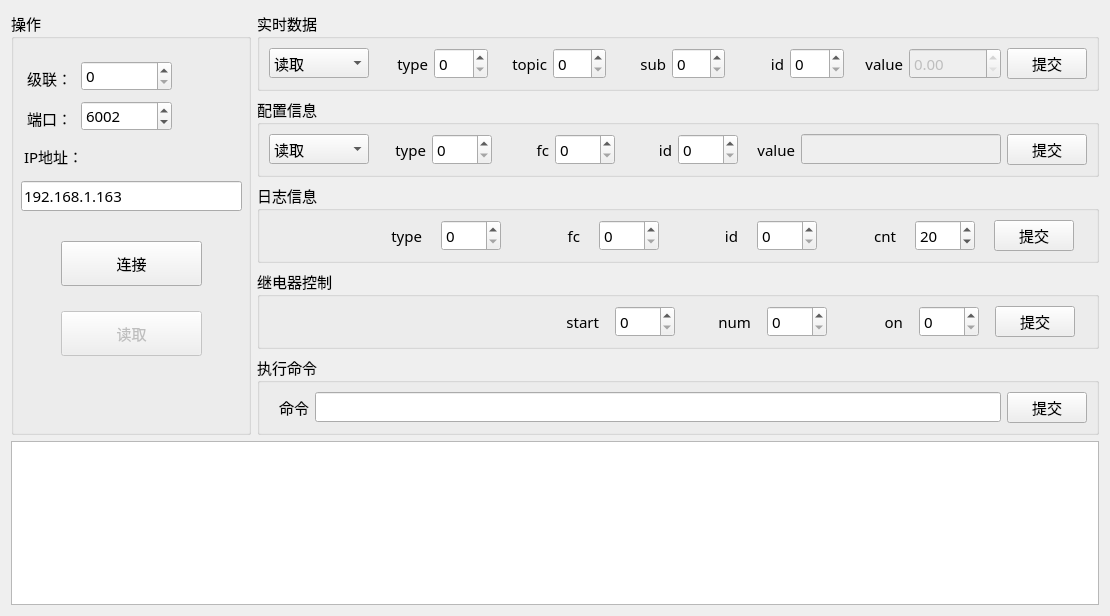
<?xml version="1.0" encoding="UTF-8"?>
<ui version="4.0">
 <class>Home_MainWid</class>
 <widget class="QWidget" name="Home_MainWid">
  <property name="geometry">
   <rect>
    <x>0</x>
    <y>0</y>
    <width>1110</width>
    <height>616</height>
   </rect>
  </property>
  <property name="font">
   <font>
    <family>微软雅黑</family>
    <pointsize>11</pointsize>
   </font>
  </property>
  <property name="windowTitle">
   <string>Form</string>
  </property>
  <layout class="QGridLayout" name="gridLayout">
   <item row="0" column="0" rowspan="5">
    <widget class="QGroupBox" name="groupBox_7">
     <property name="minimumSize">
      <size>
       <width>240</width>
       <height>0</height>
      </size>
     </property>
     <property name="maximumSize">
      <size>
       <width>260</width>
       <height>16777215</height>
      </size>
     </property>
     <property name="title">
      <string>操作</string>
     </property>
     <widget class="QSpinBox" name="addrSpinBox">
      <property name="geometry">
       <rect>
        <x>70</x>
        <y>50</y>
        <width>91</width>
        <height>30</height>
       </rect>
      </property>
     </widget>
     <widget class="QLabel" name="label">
      <property name="geometry">
       <rect>
        <x>16</x>
        <y>52</y>
        <width>41</width>
        <height>30</height>
       </rect>
      </property>
      <property name="text">
       <string>级联：</string>
      </property>
      <property name="alignment">
       <set>Qt::AlignLeading|Qt::AlignLeft|Qt::AlignVCenter</set>
      </property>
     </widget>
     <widget class="QLabel" name="label_7">
      <property name="geometry">
       <rect>
        <x>13</x>
        <y>130</y>
        <width>71</width>
        <height>30</height>
       </rect>
      </property>
      <property name="text">
       <string>IP地址：</string>
      </property>
      <property name="alignment">
       <set>Qt::AlignLeading|Qt::AlignLeft|Qt::AlignVCenter</set>
      </property>
     </widget>
     <widget class="QLineEdit" name="ipEdit">
      <property name="geometry">
       <rect>
        <x>10</x>
        <y>170</y>
        <width>221</width>
        <height>30</height>
       </rect>
      </property>
      <property name="text">
       <string>192.168.1.163</string>
      </property>
     </widget>
     <widget class="QPushButton" name="connectBtn">
      <property name="geometry">
       <rect>
        <x>50</x>
        <y>230</y>
        <width>141</width>
        <height>45</height>
       </rect>
      </property>
      <property name="text">
       <string>连接</string>
      </property>
     </widget>
     <widget class="QPushButton" name="readBtn">
      <property name="enabled">
       <bool>false</bool>
      </property>
      <property name="geometry">
       <rect>
        <x>50</x>
        <y>300</y>
        <width>141</width>
        <height>45</height>
       </rect>
      </property>
      <property name="text">
       <string>读取</string>
      </property>
     </widget>
     <widget class="QSpinBox" name="portBox">
      <property name="geometry">
       <rect>
        <x>70</x>
        <y>90</y>
        <width>91</width>
        <height>30</height>
       </rect>
      </property>
      <property name="minimum">
       <number>0</number>
      </property>
      <property name="maximum">
       <number>999999</number>
      </property>
      <property name="value">
       <number>6002</number>
      </property>
     </widget>
     <widget class="QLabel" name="label_16">
      <property name="geometry">
       <rect>
        <x>16</x>
        <y>92</y>
        <width>41</width>
        <height>30</height>
       </rect>
      </property>
      <property name="text">
       <string>端口：</string>
      </property>
      <property name="alignment">
       <set>Qt::AlignLeading|Qt::AlignLeft|Qt::AlignVCenter</set>
      </property>
     </widget>
    </widget>
   </item>
   <item row="0" column="1">
    <widget class="QGroupBox" name="groupBox_1">
     <property name="title">
      <string>实时数据</string>
     </property>
     <layout class="QGridLayout" name="gridLayout_2">
      <item row="0" column="0">
       <widget class="QComboBox" name="alarmBox">
        <property name="minimumSize">
         <size>
          <width>100</width>
          <height>0</height>
         </size>
        </property>
        <property name="maximumSize">
         <size>
          <width>100</width>
          <height>16777215</height>
         </size>
        </property>
        <item>
         <property name="text">
          <string>读取</string>
         </property>
        </item>
        <item>
         <property name="text">
          <string>设置</string>
         </property>
        </item>
       </widget>
      </item>
      <item row="0" column="8">
       <widget class="QSpinBox" name="alarmIdBox">
        <property name="maximumSize">
         <size>
          <width>60</width>
          <height>16777215</height>
         </size>
        </property>
       </widget>
      </item>
      <item row="0" column="4">
       <widget class="QSpinBox" name="alrmTopicBox">
        <property name="maximumSize">
         <size>
          <width>60</width>
          <height>16777215</height>
         </size>
        </property>
       </widget>
      </item>
      <item row="0" column="5">
       <widget class="QLabel" name="label_4">
        <property name="maximumSize">
         <size>
          <width>60</width>
          <height>16777215</height>
         </size>
        </property>
        <property name="text">
         <string>sub</string>
        </property>
        <property name="alignment">
         <set>Qt::AlignRight|Qt::AlignTrailing|Qt::AlignVCenter</set>
        </property>
       </widget>
      </item>
      <item row="0" column="7">
       <widget class="QLabel" name="label_5">
        <property name="maximumSize">
         <size>
          <width>60</width>
          <height>16777215</height>
         </size>
        </property>
        <property name="text">
         <string>id</string>
        </property>
        <property name="alignment">
         <set>Qt::AlignRight|Qt::AlignTrailing|Qt::AlignVCenter</set>
        </property>
       </widget>
      </item>
      <item row="0" column="9">
       <widget class="QLabel" name="label_6">
        <property name="maximumSize">
         <size>
          <width>60</width>
          <height>16777215</height>
         </size>
        </property>
        <property name="text">
         <string>value</string>
        </property>
        <property name="alignment">
         <set>Qt::AlignRight|Qt::AlignTrailing|Qt::AlignVCenter</set>
        </property>
       </widget>
      </item>
      <item row="0" column="11">
       <widget class="QPushButton" name="alrmBtn">
        <property name="maximumSize">
         <size>
          <width>80</width>
          <height>16777215</height>
         </size>
        </property>
        <property name="text">
         <string>提交</string>
        </property>
       </widget>
      </item>
      <item row="0" column="10">
       <widget class="QDoubleSpinBox" name="alarmValueBox">
        <property name="enabled">
         <bool>false</bool>
        </property>
        <property name="maximum">
         <double>99999.990000000005239</double>
        </property>
       </widget>
      </item>
      <item row="0" column="6">
       <widget class="QSpinBox" name="alarmSubBox">
        <property name="maximumSize">
         <size>
          <width>60</width>
          <height>16777215</height>
         </size>
        </property>
       </widget>
      </item>
      <item row="0" column="1">
       <widget class="QLabel" name="label_2">
        <property name="maximumSize">
         <size>
          <width>60</width>
          <height>16777215</height>
         </size>
        </property>
        <property name="text">
         <string>type</string>
        </property>
        <property name="alignment">
         <set>Qt::AlignRight|Qt::AlignTrailing|Qt::AlignVCenter</set>
        </property>
       </widget>
      </item>
      <item row="0" column="2">
       <widget class="QSpinBox" name="alarmTypeBox">
        <property name="maximumSize">
         <size>
          <width>60</width>
          <height>16777215</height>
         </size>
        </property>
       </widget>
      </item>
      <item row="0" column="3">
       <widget class="QLabel" name="label_3">
        <property name="maximumSize">
         <size>
          <width>60</width>
          <height>16777215</height>
         </size>
        </property>
        <property name="text">
         <string>topic</string>
        </property>
        <property name="alignment">
         <set>Qt::AlignRight|Qt::AlignTrailing|Qt::AlignVCenter</set>
        </property>
       </widget>
      </item>
     </layout>
    </widget>
   </item>
   <item row="1" column="1">
    <widget class="QGroupBox" name="groupBox_2">
     <property name="title">
      <string>配置信息</string>
     </property>
     <layout class="QGridLayout" name="gridLayout_3">
      <item row="0" column="0">
       <widget class="QComboBox" name="cfgBox">
        <property name="minimumSize">
         <size>
          <width>100</width>
          <height>0</height>
         </size>
        </property>
        <property name="maximumSize">
         <size>
          <width>100</width>
          <height>16777215</height>
         </size>
        </property>
        <item>
         <property name="text">
          <string>读取</string>
         </property>
        </item>
        <item>
         <property name="text">
          <string>设置</string>
         </property>
        </item>
       </widget>
      </item>
      <item row="0" column="1">
       <widget class="QLabel" name="label_8">
        <property name="maximumSize">
         <size>
          <width>60</width>
          <height>16777215</height>
         </size>
        </property>
        <property name="text">
         <string>type</string>
        </property>
        <property name="alignment">
         <set>Qt::AlignRight|Qt::AlignTrailing|Qt::AlignVCenter</set>
        </property>
       </widget>
      </item>
      <item row="0" column="2">
       <widget class="QSpinBox" name="cfgTypeBox">
        <property name="minimumSize">
         <size>
          <width>60</width>
          <height>0</height>
         </size>
        </property>
        <property name="maximumSize">
         <size>
          <width>60</width>
          <height>16777215</height>
         </size>
        </property>
       </widget>
      </item>
      <item row="0" column="3">
       <widget class="QLabel" name="label_9">
        <property name="maximumSize">
         <size>
          <width>60</width>
          <height>16777215</height>
         </size>
        </property>
        <property name="text">
         <string>fc</string>
        </property>
        <property name="alignment">
         <set>Qt::AlignRight|Qt::AlignTrailing|Qt::AlignVCenter</set>
        </property>
       </widget>
      </item>
      <item row="0" column="4">
       <widget class="QSpinBox" name="cfgFcBox">
        <property name="minimumSize">
         <size>
          <width>60</width>
          <height>0</height>
         </size>
        </property>
        <property name="maximumSize">
         <size>
          <width>60</width>
          <height>16777215</height>
         </size>
        </property>
       </widget>
      </item>
      <item row="0" column="5">
       <widget class="QLabel" name="label_10">
        <property name="maximumSize">
         <size>
          <width>60</width>
          <height>16777215</height>
         </size>
        </property>
        <property name="text">
         <string>id</string>
        </property>
        <property name="alignment">
         <set>Qt::AlignRight|Qt::AlignTrailing|Qt::AlignVCenter</set>
        </property>
       </widget>
      </item>
      <item row="0" column="6">
       <widget class="QSpinBox" name="cfgIdBox">
        <property name="minimumSize">
         <size>
          <width>60</width>
          <height>0</height>
         </size>
        </property>
        <property name="maximumSize">
         <size>
          <width>60</width>
          <height>16777215</height>
         </size>
        </property>
       </widget>
      </item>
      <item row="0" column="7">
       <widget class="QLabel" name="label_12">
        <property name="maximumSize">
         <size>
          <width>60</width>
          <height>16777215</height>
         </size>
        </property>
        <property name="text">
         <string>value</string>
        </property>
        <property name="alignment">
         <set>Qt::AlignRight|Qt::AlignTrailing|Qt::AlignVCenter</set>
        </property>
       </widget>
      </item>
      <item row="0" column="8">
       <widget class="QLineEdit" name="cfgEdit">
        <property name="enabled">
         <bool>false</bool>
        </property>
        <property name="maximumSize">
         <size>
          <width>200</width>
          <height>16777215</height>
         </size>
        </property>
       </widget>
      </item>
      <item row="0" column="9">
       <widget class="QPushButton" name="cfgBtn">
        <property name="maximumSize">
         <size>
          <width>80</width>
          <height>16777215</height>
         </size>
        </property>
        <property name="text">
         <string>提交</string>
        </property>
       </widget>
      </item>
     </layout>
    </widget>
   </item>
   <item row="2" column="1">
    <widget class="QGroupBox" name="groupBox_3">
     <property name="title">
      <string>日志信息</string>
     </property>
     <layout class="QGridLayout" name="gridLayout_5">
      <item row="0" column="0">
       <widget class="QLabel" name="label_13">
        <property name="maximumSize">
         <size>
          <width>140</width>
          <height>16777215</height>
         </size>
        </property>
        <property name="text">
         <string>type</string>
        </property>
        <property name="alignment">
         <set>Qt::AlignRight|Qt::AlignTrailing|Qt::AlignVCenter</set>
        </property>
       </widget>
      </item>
      <item row="0" column="1">
       <widget class="QSpinBox" name="logTypeBox">
        <property name="maximumSize">
         <size>
          <width>60</width>
          <height>16777215</height>
         </size>
        </property>
       </widget>
      </item>
      <item row="0" column="2">
       <widget class="QLabel" name="label_14">
        <property name="maximumSize">
         <size>
          <width>60</width>
          <height>16777215</height>
         </size>
        </property>
        <property name="text">
         <string>fc</string>
        </property>
        <property name="alignment">
         <set>Qt::AlignRight|Qt::AlignTrailing|Qt::AlignVCenter</set>
        </property>
       </widget>
      </item>
      <item row="0" column="3">
       <widget class="QSpinBox" name="logFcBox">
        <property name="maximumSize">
         <size>
          <width>60</width>
          <height>16777215</height>
         </size>
        </property>
       </widget>
      </item>
      <item row="0" column="4">
       <widget class="QLabel" name="label_15">
        <property name="maximumSize">
         <size>
          <width>60</width>
          <height>16777215</height>
         </size>
        </property>
        <property name="text">
         <string>id</string>
        </property>
        <property name="alignment">
         <set>Qt::AlignRight|Qt::AlignTrailing|Qt::AlignVCenter</set>
        </property>
       </widget>
      </item>
      <item row="0" column="5">
       <widget class="QSpinBox" name="logIdBox">
        <property name="maximumSize">
         <size>
          <width>60</width>
          <height>16777215</height>
         </size>
        </property>
        <property name="maximum">
         <number>999999</number>
        </property>
       </widget>
      </item>
      <item row="0" column="6">
       <widget class="QLabel" name="label_11">
        <property name="maximumSize">
         <size>
          <width>60</width>
          <height>16777215</height>
         </size>
        </property>
        <property name="text">
         <string>cnt</string>
        </property>
        <property name="alignment">
         <set>Qt::AlignRight|Qt::AlignTrailing|Qt::AlignVCenter</set>
        </property>
       </widget>
      </item>
      <item row="0" column="7">
       <widget class="QSpinBox" name="logCntBox">
        <property name="maximumSize">
         <size>
          <width>60</width>
          <height>16777215</height>
         </size>
        </property>
        <property name="value">
         <number>20</number>
        </property>
       </widget>
      </item>
      <item row="0" column="8">
       <widget class="QPushButton" name="logBtn">
        <property name="maximumSize">
         <size>
          <width>80</width>
          <height>16777215</height>
         </size>
        </property>
        <property name="text">
         <string>提交</string>
        </property>
       </widget>
      </item>
     </layout>
    </widget>
   </item>
   <item row="3" column="1">
    <widget class="QGroupBox" name="groupBox_4">
     <property name="title">
      <string>继电器控制</string>
     </property>
     <layout class="QGridLayout" name="gridLayout_4">
      <item row="0" column="0">
       <widget class="QLabel" name="label_17">
        <property name="maximumSize">
         <size>
          <width>320</width>
          <height>16777215</height>
         </size>
        </property>
        <property name="text">
         <string>start</string>
        </property>
        <property name="alignment">
         <set>Qt::AlignRight|Qt::AlignTrailing|Qt::AlignVCenter</set>
        </property>
       </widget>
      </item>
      <item row="0" column="1">
       <widget class="QSpinBox" name="startBox">
        <property name="maximumSize">
         <size>
          <width>60</width>
          <height>16777215</height>
         </size>
        </property>
       </widget>
      </item>
      <item row="0" column="2">
       <widget class="QLabel" name="label_18">
        <property name="maximumSize">
         <size>
          <width>60</width>
          <height>16777215</height>
         </size>
        </property>
        <property name="text">
         <string>num</string>
        </property>
        <property name="alignment">
         <set>Qt::AlignRight|Qt::AlignTrailing|Qt::AlignVCenter</set>
        </property>
       </widget>
      </item>
      <item row="0" column="3">
       <widget class="QSpinBox" name="numBox">
        <property name="maximumSize">
         <size>
          <width>60</width>
          <height>16777215</height>
         </size>
        </property>
       </widget>
      </item>
      <item row="0" column="4">
       <widget class="QLabel" name="label_19">
        <property name="maximumSize">
         <size>
          <width>60</width>
          <height>16777215</height>
         </size>
        </property>
        <property name="text">
         <string>on</string>
        </property>
        <property name="alignment">
         <set>Qt::AlignRight|Qt::AlignTrailing|Qt::AlignVCenter</set>
        </property>
       </widget>
      </item>
      <item row="0" column="5">
       <widget class="QSpinBox" name="onBox">
        <property name="maximumSize">
         <size>
          <width>60</width>
          <height>16777215</height>
         </size>
        </property>
       </widget>
      </item>
      <item row="0" column="6">
       <widget class="QPushButton" name="swBtn">
        <property name="maximumSize">
         <size>
          <width>80</width>
          <height>16777215</height>
         </size>
        </property>
        <property name="text">
         <string>提交</string>
        </property>
       </widget>
      </item>
     </layout>
    </widget>
   </item>
   <item row="4" column="1">
    <widget class="QGroupBox" name="groupBox_5">
     <property name="title">
      <string>执行命令</string>
     </property>
     <layout class="QGridLayout" name="gridLayout_6">
      <item row="0" column="0">
       <widget class="QLabel" name="label_20">
        <property name="minimumSize">
         <size>
          <width>40</width>
          <height>0</height>
         </size>
        </property>
        <property name="text">
         <string>命令</string>
        </property>
        <property name="alignment">
         <set>Qt::AlignRight|Qt::AlignTrailing|Qt::AlignVCenter</set>
        </property>
       </widget>
      </item>
      <item row="0" column="1">
       <widget class="QLineEdit" name="cmdEdit"/>
      </item>
      <item row="0" column="2">
       <widget class="QPushButton" name="cmdBtn">
        <property name="maximumSize">
         <size>
          <width>80</width>
          <height>16777215</height>
         </size>
        </property>
        <property name="text">
         <string>提交</string>
        </property>
       </widget>
      </item>
     </layout>
    </widget>
   </item>
   <item row="5" column="0" colspan="2">
    <widget class="QPlainTextEdit" name="textEdit">
     <property name="maximumSize">
      <size>
       <width>16777215</width>
       <height>220</height>
      </size>
     </property>
     <property name="readOnly">
      <bool>true</bool>
     </property>
    </widget>
   </item>
  </layout>
 </widget>
 <tabstops>
  <tabstop>ipEdit</tabstop>
  <tabstop>addrSpinBox</tabstop>
  <tabstop>textEdit</tabstop>
  <tabstop>connectBtn</tabstop>
  <tabstop>readBtn</tabstop>
  <tabstop>portBox</tabstop>
  <tabstop>alarmTypeBox</tabstop>
  <tabstop>alarmIdBox</tabstop>
  <tabstop>alrmTopicBox</tabstop>
  <tabstop>alarmBox</tabstop>
  <tabstop>alrmBtn</tabstop>
  <tabstop>alarmSubBox</tabstop>
  <tabstop>cfgBox</tabstop>
  <tabstop>cfgTypeBox</tabstop>
  <tabstop>cfgFcBox</tabstop>
  <tabstop>cfgIdBox</tabstop>
  <tabstop>cfgEdit</tabstop>
  <tabstop>cfgBtn</tabstop>
  <tabstop>logTypeBox</tabstop>
  <tabstop>logFcBox</tabstop>
  <tabstop>logIdBox</tabstop>
  <tabstop>logCntBox</tabstop>
  <tabstop>logBtn</tabstop>
  <tabstop>startBox</tabstop>
  <tabstop>numBox</tabstop>
  <tabstop>onBox</tabstop>
  <tabstop>swBtn</tabstop>
  <tabstop>cmdEdit</tabstop>
  <tabstop>cmdBtn</tabstop>
 </tabstops>
 <resources/>
 <connections/>
</ui>
